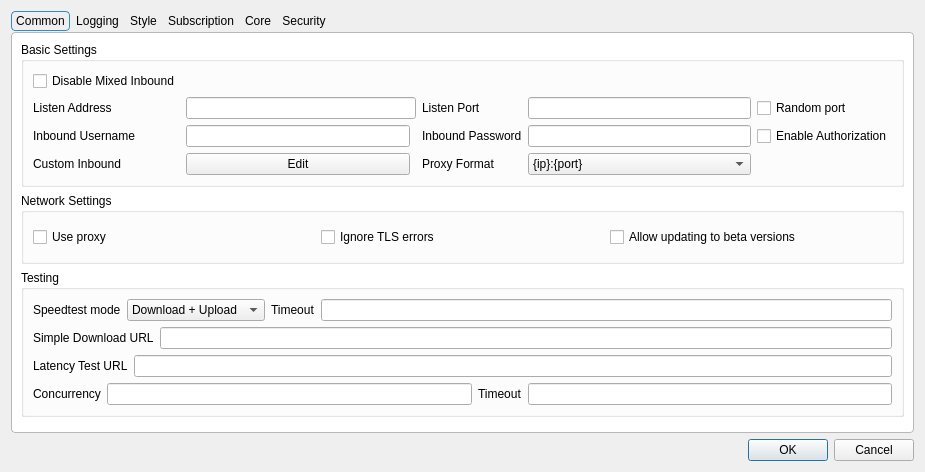
<?xml version="1.0" encoding="UTF-8"?>
<ui version="4.0">
 <class>DialogBasicSettings</class>
 <widget class="QDialog" name="DialogBasicSettings">
  <property name="geometry">
   <rect>
    <x>0</x>
    <y>0</y>
    <width>925</width>
    <height>472</height>
   </rect>
  </property>
  <property name="sizePolicy">
   <sizepolicy hsizetype="Preferred" vsizetype="Preferred">
    <horstretch>0</horstretch>
    <verstretch>0</verstretch>
   </sizepolicy>
  </property>
  <property name="windowTitle">
   <string>Basic Settings</string>
  </property>
  <layout class="QGridLayout" name="gridLayout">
   <item row="9" column="3">
    <widget class="QDialogButtonBox" name="buttonBox">
     <property name="orientation">
      <enum>Qt::Orientation::Horizontal</enum>
     </property>
     <property name="standardButtons">
      <set>QDialogButtonBox::StandardButton::Cancel|QDialogButtonBox::StandardButton::Ok</set>
     </property>
    </widget>
   </item>
   <item row="0" column="3">
    <widget class="QTabWidget" name="tabWidget">
     <property name="minimumSize">
      <size>
       <width>0</width>
       <height>414</height>
      </size>
     </property>
     <property name="styleSheet">
      <string notr="true">QTabWidget::pane {
    margin-top: 1px;
    background: palette(base);
    border: 1px solid palette(mid);
    border-radius: 4px;
}

QTabBar {
    background: transparent;
    qproperty-drawBase: 0;
}

QTabBar::tab {
    background-color: palette(button);
    color: palette(button-text);

    border: 1px solid palette(midlight);
    border-radius: 4px;

    padding: 2px 4px;
    margin-right: 1px;
}

QTabBar::tab:selected {
    border: 1px solid palette(highlight);
    background-color: palette(window); 
}

QTabBar::tab:!selected {
    border: 1px solid palette(button);
}

QTabBar::tab:hover:!selected {
    border: 1px solid palette(button);
    background-color: palette(midlight);
}</string>
     </property>
     <property name="tabShape">
      <enum>QTabWidget::TabShape::Rounded</enum>
     </property>
     <property name="currentIndex">
      <number>0</number>
     </property>
     <widget class="QWidget" name="tab_1">
      <attribute name="title">
       <string>Common</string>
      </attribute>
      <layout class="QVBoxLayout" name="verticalLayout_2">
       <item>
        <widget class="QGroupBox" name="groupBox_5">
         <property name="sizePolicy">
          <sizepolicy hsizetype="Preferred" vsizetype="Preferred">
           <horstretch>0</horstretch>
           <verstretch>0</verstretch>
          </sizepolicy>
         </property>
         <property name="title">
          <string>Basic Settings</string>
         </property>
         <layout class="QGridLayout" name="gridLayout_9">
          <item row="2" column="2">
           <widget class="QLineEdit" name="inbound_user"/>
          </item>
          <item row="4" column="5">
           <widget class="QComboBox" name="proxy_scheme">
            <item>
             <property name="text">
              <string notr="true">{ip}:{port}</string>
             </property>
            </item>
            <item>
             <property name="text">
              <string notr="true">http://{ip}:{port}</string>
             </property>
            </item>
            <item>
             <property name="text">
              <string notr="true">socks={ip}:{port}</string>
             </property>
            </item>
           </widget>
          </item>
          <item row="1" column="6">
           <widget class="QCheckBox" name="random_listen_port">
            <property name="toolTip">
             <string>&lt;html&gt;&lt;head/&gt;&lt;body&gt;&lt;p&gt;Selects a random available port on every run&lt;/p&gt;&lt;/body&gt;&lt;/html&gt;</string>
            </property>
            <property name="text">
             <string>Random port</string>
            </property>
           </widget>
          </item>
          <item row="1" column="1">
           <widget class="QLabel" name="label">
            <property name="text">
             <string>Listen Address</string>
            </property>
           </widget>
          </item>
          <item row="1" column="5">
           <widget class="QLineEdit" name="inbound_socks_port">
            <property name="sizePolicy">
             <sizepolicy hsizetype="Preferred" vsizetype="Fixed">
              <horstretch>0</horstretch>
              <verstretch>0</verstretch>
             </sizepolicy>
            </property>
           </widget>
          </item>
          <item row="1" column="2" colspan="2">
           <widget class="QLineEdit" name="inbound_address"/>
          </item>
          <item row="4" column="2">
           <widget class="QPushButton" name="custom_inbound_edit">
            <property name="text">
             <string>Edit</string>
            </property>
           </widget>
          </item>
          <item row="2" column="1">
           <widget class="QLabel" name="inbound_user_l">
            <property name="text">
             <string>Inbound Username</string>
            </property>
           </widget>
          </item>
          <item row="4" column="1">
           <widget class="QLabel" name="label_11">
            <property name="text">
             <string>Custom Inbound</string>
            </property>
           </widget>
          </item>
          <item row="2" column="4">
           <widget class="QLabel" name="inbound_pass_l">
            <property name="text">
             <string>Inbound Password</string>
            </property>
           </widget>
          </item>
          <item row="1" column="4">
           <widget class="QLabel" name="inbound_socks_port_l">
            <property name="toolTip">
             <string>&lt;html&gt;&lt;head/&gt;&lt;body&gt;&lt;p&gt;Socks
                                                                + HTTP Proxy&lt;/p&gt;&lt;/body&gt;&lt;/html&gt;
                                                            </string>
            </property>
            <property name="text">
             <string>Listen Port</string>
            </property>
           </widget>
          </item>
          <item row="4" column="4">
           <widget class="QLabel" name="proxy_scheme_l">
            <property name="text">
             <string>Proxy Format</string>
            </property>
           </widget>
          </item>
          <item row="2" column="5">
           <widget class="QLineEdit" name="inbound_pass"/>
          </item>
          <item row="2" column="6">
           <widget class="QCheckBox" name="inbound_auth">
            <property name="text">
             <string>Enable Authorization</string>
            </property>
           </widget>
          </item>
          <item row="0" column="1">
           <widget class="QCheckBox" name="disable_mixed_inbound">
            <property name="text">
             <string>Disable Mixed Inbound</string>
            </property>
           </widget>
          </item>
         </layout>
        </widget>
       </item>
       <item>
        <widget class="QGroupBox" name="groupBox_3">
         <property name="sizePolicy">
          <sizepolicy hsizetype="Preferred" vsizetype="Preferred">
           <horstretch>0</horstretch>
           <verstretch>0</verstretch>
          </sizepolicy>
         </property>
         <property name="title">
          <string>Network Settings</string>
         </property>
         <layout class="QGridLayout" name="gridLayout_12">
          <item row="1" column="0">
           <widget class="QCheckBox" name="net_use_proxy">
            <property name="toolTip">
             <string>&lt;html&gt;&lt;head/&gt;&lt;body&gt;&lt;p&gt;Use proxy for subscription request, update request etc&lt;/p&gt;&lt;/body&gt;&lt;/html&gt;</string>
            </property>
            <property name="text">
             <string>Use proxy</string>
            </property>
           </widget>
          </item>
          <item row="1" column="5">
           <widget class="QCheckBox" name="net_insecure">
            <property name="text">
             <string>Ignore TLS errors</string>
            </property>
           </widget>
          </item>
          <item row="1" column="6">
           <widget class="QCheckBox" name="allow_beta">
            <property name="text">
             <string>Allow updating to beta versions</string>
            </property>
           </widget>
          </item>
         </layout>
        </widget>
       </item>
       <item>
        <widget class="QGroupBox" name="groupBox_3">
         <property name="title">
          <string>Testing</string>
         </property>
         <layout class="QVBoxLayout" name="verticalLayout_8">
          <item>
           <layout class="QHBoxLayout" name="horizontalLayout_10">
            <item>
             <widget class="QLabel" name="label_12">
              <property name="text">
               <string>Speedtest mode</string>
              </property>
             </widget>
            </item>
            <item>
             <widget class="QComboBox" name="speedtest_mode">
              <item>
               <property name="text">
                <string>Download + Upload</string>
               </property>
              </item>
              <item>
               <property name="text">
                <string>Only Download</string>
               </property>
              </item>
              <item>
               <property name="text">
                <string>Only Upload</string>
               </property>
              </item>
              <item>
               <property name="text">
                <string>Simple Download</string>
               </property>
              </item>
              <item>
               <property name="text">
                <string>Only Country</string>
               </property>
              </item>
             </widget>
            </item>
            <item>
             <widget class="QLabel" name="label_19">
              <property name="toolTip">
               <string>&lt;html&gt;&lt;head/&gt;&lt;body&gt;&lt;p&gt;timeout in milliseconds&lt;br/&gt;applies to all tests individually&lt;/p&gt;&lt;/body&gt;&lt;/html&gt;</string>
              </property>
              <property name="text">
               <string>Timeout</string>
              </property>
             </widget>
            </item>
            <item>
             <widget class="QLineEdit" name="test_timeout"/>
            </item>
           </layout>
          </item>
          <item>
           <layout class="QHBoxLayout" name="horizontalLayout_9">
            <item>
             <widget class="QLabel" name="label_16">
              <property name="text">
               <string>Simple Download URL</string>
              </property>
             </widget>
            </item>
            <item>
             <widget class="QLineEdit" name="simple_down_url"/>
            </item>
           </layout>
          </item>
          <item>
           <layout class="QHBoxLayout" name="horizontalLayout_6">
            <item>
             <widget class="QLabel" name="label_13">
              <property name="text">
               <string>Latency Test URL</string>
              </property>
             </widget>
            </item>
            <item>
             <widget class="QLineEdit" name="test_latency_url"/>
            </item>
           </layout>
          </item>
          <item>
           <layout class="QHBoxLayout" name="horizontalLayout_11">
            <item>
             <widget class="QLabel" name="label_14">
              <property name="text">
               <string>Concurrency</string>
              </property>
             </widget>
            </item>
            <item>
             <widget class="QLineEdit" name="test_concurrent"/>
            </item>
            <item>
             <widget class="QLabel" name="label_22">
              <property name="toolTip">
               <string>&lt;html&gt;&lt;head/&gt;&lt;body&gt;&lt;p&gt;Timeout for URLtest in ms&lt;br/&gt;Note that muxed connections take a much longer time for their initial request, and setting this value too low will cause the test to falsely report that the config is not working&lt;/p&gt;&lt;/body&gt;&lt;/html&gt;</string>
              </property>
              <property name="text">
               <string>Timeout</string>
              </property>
             </widget>
            </item>
            <item>
             <widget class="QLineEdit" name="url_timeout"/>
            </item>
           </layout>
          </item>
         </layout>
        </widget>
       </item>
       <item>
        <widget class="QWidget" name="horizontalWidget_1" native="true">
         <property name="sizePolicy">
          <sizepolicy hsizetype="Preferred" vsizetype="Maximum">
           <horstretch>0</horstretch>
           <verstretch>0</verstretch>
          </sizepolicy>
         </property>
         <layout class="QHBoxLayout" name="horizontalLayout_2">
          <property name="leftMargin">
           <number>0</number>
          </property>
          <property name="topMargin">
           <number>0</number>
          </property>
          <property name="rightMargin">
           <number>0</number>
          </property>
          <property name="bottomMargin">
           <number>0</number>
          </property>
         </layout>
        </widget>
       </item>
      </layout>
     </widget>
     <widget class="QWidget" name="Logging">
      <attribute name="title">
       <string>Logging</string>
      </attribute>
      <layout class="QVBoxLayout" name="verticalLayout_6">
       <item>
        <widget class="QFrame" name="frame">
         <property name="frameShape">
          <enum>QFrame::Shape::StyledPanel</enum>
         </property>
         <property name="frameShadow">
          <enum>QFrame::Shadow::Raised</enum>
         </property>
         <layout class="QVBoxLayout" name="verticalLayout_7">
          <item>
           <widget class="QWidget" name="widget_3" native="true">
            <layout class="QHBoxLayout" name="horizontalLayout_7">
             <item>
              <widget class="QLabel" name="label_17">
               <property name="text">
                <string>Max log lines</string>
               </property>
              </widget>
             </item>
             <item>
              <widget class="QLineEdit" name="max_log_line">
               <property name="sizePolicy">
                <sizepolicy hsizetype="Ignored" vsizetype="Fixed">
                 <horstretch>0</horstretch>
                 <verstretch>0</verstretch>
                </sizepolicy>
               </property>
              </widget>
             </item>
            </layout>
           </widget>
          </item>
          <item>
           <widget class="QWidget" name="widget_2" native="true">
            <layout class="QHBoxLayout" name="horizontalLayout_8">
             <item>
              <widget class="QLabel" name="label_3">
               <property name="text">
                <string notr="true">Sing-box Log level</string>
               </property>
              </widget>
             </item>
             <item>
              <widget class="QComboBox" name="log_level">
               <property name="sizePolicy">
                <sizepolicy hsizetype="Maximum" vsizetype="Fixed">
                 <horstretch>0</horstretch>
                 <verstretch>0</verstretch>
                </sizepolicy>
               </property>
              </widget>
             </item>
             <item>
              <widget class="QLabel" name="label_10">
               <property name="text">
                <string>Xray Log level</string>
               </property>
              </widget>
             </item>
             <item>
              <widget class="QComboBox" name="xray_loglevel">
               <property name="sizePolicy">
                <sizepolicy hsizetype="Maximum" vsizetype="Fixed">
                 <horstretch>0</horstretch>
                 <verstretch>0</verstretch>
                </sizepolicy>
               </property>
              </widget>
             </item>
            </layout>
           </widget>
          </item>
         </layout>
        </widget>
       </item>
       <item>
        <widget class="QGroupBox" name="groupBox_4">
         <property name="title">
          <string>Log Filtering</string>
         </property>
         <layout class="QHBoxLayout" name="horizontalLayout_4">
          <item>
           <widget class="QFrame" name="log_include_frame">
            <property name="frameShape">
             <enum>QFrame::Shape::StyledPanel</enum>
            </property>
            <property name="frameShadow">
             <enum>QFrame::Shadow::Raised</enum>
            </property>
            <layout class="QFormLayout" name="formLayout_3">
             <item row="2" column="0">
              <widget class="QLabel" name="label_25">
               <property name="text">
                <string>Include Keywords</string>
               </property>
              </widget>
             </item>
             <item row="2" column="1">
              <widget class="QTextEdit" name="log_include_keyword"/>
             </item>
             <item row="3" column="1">
              <widget class="QTextEdit" name="log_include_regex"/>
             </item>
             <item row="3" column="0">
              <widget class="QLabel" name="label_26">
               <property name="text">
                <string>Include Regex</string>
               </property>
              </widget>
             </item>
             <item row="0" column="0">
              <widget class="QCheckBox" name="enable_log_include">
               <property name="text">
                <string>Enable Include Rules</string>
               </property>
              </widget>
             </item>
            </layout>
           </widget>
          </item>
          <item>
           <widget class="QFrame" name="log_exclude_frame">
            <property name="frameShape">
             <enum>QFrame::Shape::StyledPanel</enum>
            </property>
            <property name="frameShadow">
             <enum>QFrame::Shadow::Raised</enum>
            </property>
            <layout class="QFormLayout" name="formLayout_4">
             <item row="0" column="0">
              <widget class="QCheckBox" name="enable_log_exclude">
               <property name="text">
                <string>Enable Exclude Rules</string>
               </property>
              </widget>
             </item>
             <item row="2" column="1">
              <widget class="QTextEdit" name="log_exclude_keyword"/>
             </item>
             <item row="2" column="0">
              <widget class="QLabel" name="label_28">
               <property name="text">
                <string>Exclude Keywords</string>
               </property>
              </widget>
             </item>
             <item row="4" column="0">
              <widget class="QLabel" name="label_27">
               <property name="text">
                <string>Exclude Regex</string>
               </property>
              </widget>
             </item>
             <item row="4" column="1">
              <widget class="QTextEdit" name="log_exclude_regex"/>
             </item>
            </layout>
           </widget>
          </item>
         </layout>
        </widget>
       </item>
      </layout>
     </widget>
     <widget class="QWidget" name="tab_2">
      <attribute name="title">
       <string>Style</string>
      </attribute>
      <layout class="QGridLayout" name="gridLayout_5">
       <item row="2" column="0">
        <layout class="QHBoxLayout" name="style_h_2">
         <item>
          <widget class="QGroupBox" name="traffic_statistics_box">
           <layout class="QGridLayout" name="gridLayout_8">
            <item row="0" column="0">
             <widget class="QLabel" name="label_2">
              <property name="text">
               <string>Font</string>
              </property>
             </widget>
            </item>
            <item row="0" column="1">
             <widget class="QComboBox" name="font"/>
            </item>
            <item row="1" column="0">
             <widget class="QLabel" name="label_5">
              <property name="text">
               <string>Font Size</string>
              </property>
             </widget>
            </item>
            <item row="1" column="1">
             <widget class="QComboBox" name="font_size"/>
            </item>
           </layout>
          </widget>
         </item>
         <item>
          <widget class="QGroupBox" name="connection_statistics_box">
           <layout class="QGridLayout" name="gridLayout_11">
            <item row="0" column="0">
             <widget class="QLabel" name="label_9">
              <property name="text">
               <string>Connection statistics</string>
              </property>
             </widget>
            </item>
            <item row="0" column="2">
             <widget class="QCheckBox" name="connection_statistics">
              <property name="text">
               <string>Enable</string>
              </property>
             </widget>
            </item>
           </layout>
          </widget>
         </item>
        </layout>
       </item>
       <item row="3" column="0">
        <layout class="QHBoxLayout" name="style_h_3">
         <item>
          <widget class="QGroupBox" name="horizontalGroupBox_5">
           <layout class="QVBoxLayout" name="verticalLayout_5">
            <item>
             <widget class="QCheckBox" name="start_minimal">
              <property name="sizePolicy">
               <sizepolicy hsizetype="Preferred" vsizetype="Fixed">
                <horstretch>0</horstretch>
                <verstretch>0</verstretch>
               </sizepolicy>
              </property>
              <property name="text">
               <string>Hide dashboard at startup</string>
              </property>
             </widget>
            </item>
            <item>
             <widget class="QCheckBox" name="show_sys_dns">
              <property name="text">
               <string>Show System DNS option</string>
              </property>
             </widget>
            </item>
            <item>
             <widget class="QCheckBox" name="disable_tray">
              <property name="sizePolicy">
               <sizepolicy hsizetype="Preferred" vsizetype="Fixed">
                <horstretch>0</horstretch>
                <verstretch>0</verstretch>
               </sizepolicy>
              </property>
              <property name="toolTip">
               <string>Prevents the app from minimizing to the tray when the window is closed. The app will exit instead</string>
              </property>
              <property name="text">
               <string>Disable tray</string>
              </property>
             </widget>
            </item>
           </layout>
          </widget>
         </item>
         <item>
          <widget class="QGroupBox" name="groupBox_2">
           <layout class="QHBoxLayout" name="horizontalLayout_23">
            <item>
             <widget class="QCheckBox" name="skip_delete_confirm">
              <property name="text">
               <string>Skip confirmation When Deleting Profiles</string>
              </property>
             </widget>
            </item>
           </layout>
          </widget>
         </item>
        </layout>
       </item>
       <item row="0" column="0">
        <layout class="QHBoxLayout" name="style_h_1">
         <item>
          <widget class="QGroupBox" name="groupBox">
           <layout class="QGridLayout" name="gridLayout_10">
            <item row="0" column="0">
             <widget class="QLabel" name="label_8">
              <property name="sizePolicy">
               <sizepolicy hsizetype="Maximum" vsizetype="Maximum">
                <horstretch>0</horstretch>
                <verstretch>0</verstretch>
               </sizepolicy>
              </property>
              <property name="text">
               <string>Theme</string>
              </property>
             </widget>
            </item>
            <item row="0" column="1">
             <widget class="QComboBox" name="theme">
              <item>
               <property name="text">
                <string notr="true">System</string>
               </property>
              </item>
             </widget>
            </item>
            <item row="1" column="1">
             <widget class="QPushButton" name="select_custom_icon">
              <property name="text">
               <string>Select</string>
              </property>
             </widget>
            </item>
            <item row="1" column="0">
             <widget class="QCheckBox" name="enable_custom_icon">
              <property name="text">
               <string>Enable Custom Icons</string>
              </property>
             </widget>
            </item>
           </layout>
          </widget>
         </item>
         <item>
          <widget class="QGroupBox" name="groupBox2">
           <layout class="QGridLayout" name="gridLayout_4">
            <item row="0" column="2">
             <widget class="QComboBox" name="language">
              <item>
               <property name="text">
                <string notr="true">System</string>
               </property>
              </item>
              <item>
               <property name="text">
                <string notr="true">English</string>
               </property>
              </item>
              <item>
               <property name="text">
                <string notr="true">简体中文</string>
               </property>
              </item>
              <item>
               <property name="text">
                <string notr="true">فارسی</string>
               </property>
              </item>
              <item>
               <property name="text">
                <string notr="true">Русский</string>
               </property>
              </item>
             </widget>
            </item>
            <item row="0" column="0">
             <widget class="QLabel" name="label_15">
              <property name="sizePolicy">
               <sizepolicy hsizetype="Maximum" vsizetype="Maximum">
                <horstretch>0</horstretch>
                <verstretch>0</verstretch>
               </sizepolicy>
              </property>
              <property name="text">
               <string>Language</string>
              </property>
             </widget>
            </item>
           </layout>
          </widget>
         </item>
        </layout>
       </item>
      </layout>
     </widget>
     <widget class="QWidget" name="tab_3">
      <attribute name="title">
       <string>Subscription</string>
      </attribute>
      <layout class="QGridLayout" name="gridLayout_7">
       <item row="7" column="0" colspan="2">
        <widget class="QCheckBox" name="sub_send_hwid">
         <property name="toolTip">
          <string>&lt;html&gt;&lt;head/&gt;&lt;body&gt;&lt;p&gt;HWID=%1&lt;/p&gt;&lt;p&gt;OS=%2&lt;/p&gt;&lt;p&gt;OS Version=%3&lt;/p&gt;&lt;p&gt;Model=%4&lt;/p&gt;&lt;/body&gt;&lt;/html&gt;</string>
         </property>
         <property name="text">
          <string>Enable sending HWID, device model, and OS version when updating subscription</string>
         </property>
        </widget>
       </item>
       <item row="8" column="1">
        <widget class="QLineEdit" name="sub_custom_hwid_params">
         <property name="placeholderText">
          <string>hwid=custom_value,os=custom_os,osVersion=custom_version,model=custom_model</string>
         </property>
        </widget>
       </item>
       <item row="1" column="1">
        <widget class="MyLineEdit" name="user_agent"/>
       </item>
       <item row="3" column="0">
        <widget class="QCheckBox" name="sub_clear">
         <property name="text">
          <string>Clear servers before updating subscription</string>
         </property>
        </widget>
       </item>
       <item row="0" column="0">
        <widget class="QLabel" name="label_20">
         <property name="sizePolicy">
          <sizepolicy hsizetype="Preferred" vsizetype="Maximum">
           <horstretch>0</horstretch>
           <verstretch>0</verstretch>
          </sizepolicy>
         </property>
         <property name="text">
          <string>Automatic update</string>
         </property>
        </widget>
       </item>
       <item row="8" column="0">
        <widget class="QLabel" name="label_custom_hwid_params">
         <property name="toolTip">
          <string>&lt;html&gt;&lt;head/&gt;&lt;body&gt;&lt;p&gt;Format: hwid=value,os=value,osVersion=value,model=value&lt;/p&gt;&lt;p&gt;Leave empty to use default values. Only specify the parameters you want to override.&lt;/p&gt;&lt;/body&gt;&lt;/html&gt;</string>
         </property>
         <property name="text">
          <string>Custom System Parameters (optional)</string>
         </property>
        </widget>
       </item>
       <item row="0" column="1">
        <layout class="QHBoxLayout" name="horizontalLayout_5">
         <item>
          <widget class="QCheckBox" name="sub_auto_update_enable">
           <property name="sizePolicy">
            <sizepolicy hsizetype="Minimum" vsizetype="Fixed">
             <horstretch>0</horstretch>
             <verstretch>0</verstretch>
            </sizepolicy>
           </property>
           <property name="text">
            <string>Enable</string>
           </property>
          </widget>
         </item>
         <item>
          <widget class="QLabel" name="label_21">
           <property name="text">
            <string>Interval (minute, invalid if less than 30)</string>
           </property>
          </widget>
         </item>
         <item>
          <widget class="QLineEdit" name="sub_auto_update">
           <property name="sizePolicy">
            <sizepolicy hsizetype="Preferred" vsizetype="Fixed">
             <horstretch>0</horstretch>
             <verstretch>0</verstretch>
            </sizepolicy>
           </property>
          </widget>
         </item>
        </layout>
       </item>
       <item row="1" column="0">
        <widget class="QLabel" name="label_4">
         <property name="text">
          <string>User Agent</string>
         </property>
        </widget>
       </item>
       <item row="2" column="0">
        <widget class="QCheckBox" name="allow_stopping_active_profile">
         <property name="toolTip">
          <string>&lt;html&gt;&lt;head/&gt;&lt;body&gt;&lt;p&gt;When enabled, If the currently active profile needs to be removed, it will be stopped and removed, otherwise it will not be removed at all&lt;/p&gt;&lt;/body&gt;&lt;/html&gt;</string>
         </property>
         <property name="text">
          <string>Allow stopping the active profile</string>
         </property>
        </widget>
       </item>
      </layout>
     </widget>
     <widget class="QWidget" name="tab_4">
      <attribute name="title">
       <string>Core</string>
      </attribute>
      <layout class="QVBoxLayout" name="verticalLayout">
       <item>
        <widget class="QGroupBox" name="groupBox_core">
         <property name="sizePolicy">
          <sizepolicy hsizetype="Preferred" vsizetype="Maximum">
           <horstretch>0</horstretch>
           <verstretch>0</verstretch>
          </sizepolicy>
         </property>
         <property name="title">
          <string notr="true">Sing-box</string>
         </property>
         <layout class="QVBoxLayout" name="verticalLayout_3">
          <item>
           <widget class="QWidget" name="assest_group" native="true">
            <layout class="QGridLayout" name="gridLayout_2">
             <item row="1" column="3">
              <layout class="QHBoxLayout" name="horizontalLayout">
               <item>
                <widget class="QLabel" name="label_6">
                 <property name="text">
                  <string>Multiplex (mux)</string>
                 </property>
                </widget>
               </item>
               <item>
                <widget class="QComboBox" name="mux_protocol"/>
               </item>
               <item>
                <widget class="QLabel" name="label_7">
                 <property name="text">
                  <string>concurrency</string>
                 </property>
                </widget>
               </item>
               <item>
                <widget class="QLineEdit" name="mux_concurrency"/>
               </item>
               <item>
                <widget class="QCheckBox" name="mux_padding">
                 <property name="text">
                  <string notr="true">Padding</string>
                 </property>
                </widget>
               </item>
               <item>
                <widget class="QCheckBox" name="mux_default_on">
                 <property name="text">
                  <string>Default On</string>
                 </property>
                </widget>
               </item>
              </layout>
             </item>
             <item row="0" column="3">
              <layout class="QHBoxLayout" name="horizontalLayout_20">
               <item>
                <widget class="QCheckBox" name="disable_stats">
                 <property name="minimumSize">
                  <size>
                   <width>411</width>
                   <height>0</height>
                  </size>
                 </property>
                 <property name="toolTip">
                  <string>&lt;html&gt;&lt;head/&gt;&lt;body&gt;&lt;p&gt;Might
                                                                            Improve Ping and Performance&lt;/p&gt;&lt;/body&gt;&lt;/html&gt;
                                                                        </string>
                 </property>
                 <property name="text">
                  <string>Disable Traffic Stats</string>
                 </property>
                </widget>
               </item>
               <item>
                <widget class="QLabel" name="label_29">
                 <property name="toolTip">
                  <string>&lt;html&gt;&lt;head/&gt;&lt;body&gt;&lt;p&gt;A DNS server for local use will be deployed on this port&lt;/p&gt;&lt;/body&gt;&lt;/html&gt;</string>
                 </property>
                 <property name="text">
                  <string>DNS Server Port</string>
                 </property>
                </widget>
               </item>
               <item>
                <widget class="QLineEdit" name="dns_in_port"/>
               </item>
              </layout>
             </item>
            </layout>
           </widget>
          </item>
          <item>
           <widget class="QPushButton" name="core_settings">
            <property name="text">
             <string>Core Options</string>
            </property>
           </widget>
          </item>
          <item>
           <widget class="QGroupBox" name="ntp_box">
            <property name="toolTip">
             <string>&lt;html&gt;&lt;head/&gt;&lt;body&gt;&lt;p&gt;Settings for the
                                            sing-box's built-in NTP client&lt;/p&gt;&lt;/body&gt;&lt;/html&gt;
                                        </string>
            </property>
            <property name="title">
             <string>NTP Settings</string>
            </property>
            <layout class="QGridLayout" name="gridLayout_6">
             <item row="0" column="0">
              <widget class="QCheckBox" name="ntp_enable">
               <property name="text">
                <string>Enable</string>
               </property>
              </widget>
             </item>
             <item row="1" column="0">
              <layout class="QHBoxLayout" name="horizontalLayout_22">
               <item>
                <widget class="QLabel" name="ntp_server_l">
                 <property name="text">
                  <string>server</string>
                 </property>
                </widget>
               </item>
               <item>
                <widget class="QLineEdit" name="ntp_server"/>
               </item>
               <item>
                <widget class="QLabel" name="ntp_port_l">
                 <property name="text">
                  <string>Port</string>
                 </property>
                </widget>
               </item>
               <item>
                <widget class="QLineEdit" name="ntp_port">
                 <property name="maximumSize">
                  <size>
                   <width>162</width>
                   <height>16777215</height>
                  </size>
                 </property>
                </widget>
               </item>
               <item>
                <widget class="QLabel" name="ntp_interval_l">
                 <property name="text">
                  <string>sync interval</string>
                 </property>
                </widget>
               </item>
               <item>
                <widget class="QComboBox" name="ntp_interval">
                 <property name="toolTip">
                  <string>&lt;html&gt;&lt;head/&gt;&lt;body&gt;&lt;p&gt;In
                                                                minutes&lt;/p&gt;&lt;/body&gt;&lt;/html&gt;
                                                            </string>
                 </property>
                 <item>
                  <property name="text">
                   <string>5m</string>
                  </property>
                 </item>
                 <item>
                  <property name="text">
                   <string>10m</string>
                  </property>
                 </item>
                 <item>
                  <property name="text">
                   <string>30m</string>
                  </property>
                 </item>
                </widget>
               </item>
              </layout>
             </item>
            </layout>
           </widget>
          </item>
         </layout>
        </widget>
       </item>
       <item>
        <widget class="QGroupBox" name="xray_core_box">
         <property name="title">
          <string>Xray Core</string>
         </property>
         <layout class="QFormLayout" name="formLayout">
          <item row="0" column="0">
           <widget class="QLabel" name="label_23">
            <property name="text">
             <string>Mux Concurrency</string>
            </property>
           </widget>
          </item>
          <item row="0" column="1">
           <widget class="QWidget" name="widget" native="true">
            <layout class="QHBoxLayout" name="horizontalLayout_3">
             <property name="leftMargin">
              <number>0</number>
             </property>
             <property name="topMargin">
              <number>0</number>
             </property>
             <property name="rightMargin">
              <number>0</number>
             </property>
             <property name="bottomMargin">
              <number>0</number>
             </property>
             <item>
              <widget class="QLineEdit" name="xray_mux_concurrency"/>
             </item>
             <item>
              <widget class="QCheckBox" name="xray_default_mux">
               <property name="text">
                <string>Default Mux On</string>
               </property>
              </widget>
             </item>
            </layout>
           </widget>
          </item>
          <item row="1" column="0">
           <widget class="QLabel" name="label_24">
            <property name="toolTip">
             <string>&lt;html&gt;&lt;head/&gt;&lt;body&gt;&lt;p&gt;When to choose Xray when importing vless profiles&lt;/p&gt;&lt;/body&gt;&lt;/html&gt;</string>
            </property>
            <property name="text">
             <string>Xray VLESS Preference</string>
            </property>
           </widget>
          </item>
          <item row="1" column="1">
           <widget class="QComboBox" name="vless_xray_pref"/>
          </item>
         </layout>
        </widget>
       </item>
      </layout>
     </widget>
     <widget class="QWidget" name="tab_5">
      <attribute name="title">
       <string>Security</string>
      </attribute>
      <layout class="QVBoxLayout" name="verticalLayout_4">
       <item>
        <widget class="QCheckBox" name="disable_priv_req">
         <property name="text">
          <string>Disable Privilege request</string>
         </property>
        </widget>
       </item>
       <item>
        <widget class="QCheckBox" name="mozilla_cert">
         <property name="text">
          <string>Use Mozilla Certificate Store</string>
         </property>
        </widget>
       </item>
       <item>
        <widget class="QCheckBox" name="skip_cert">
         <property name="text">
          <string>Skip TLS certificate authentication by default (allowInsecure)</string>
         </property>
        </widget>
       </item>
       <item>
        <widget class="QCheckBox" name="windows_no_admin">
         <property name="toolTip">
          <string>&lt;html&gt;&lt;head/&gt;&lt;body&gt;&lt;p&gt;Do not attempt to start as Admin unless explicitly requested&lt;/p&gt;&lt;/body&gt;&lt;/html&gt;</string>
         </property>
         <property name="text">
          <string>Always Start as Standard User</string>
         </property>
        </widget>
       </item>
       <item>
        <widget class="QGroupBox" name="horizontalGroupBox2">
         <property name="sizePolicy">
          <sizepolicy hsizetype="Preferred" vsizetype="Maximum">
           <horstretch>0</horstretch>
           <verstretch>0</verstretch>
          </sizepolicy>
         </property>
         <layout class="QHBoxLayout" name="horizontalLayout_26">
          <item>
           <widget class="QLabel" name="label_18">
            <property name="text">
             <string>Default uTLS Fingerprint</string>
            </property>
           </widget>
          </item>
          <item>
           <widget class="QComboBox" name="utlsFingerprint">
            <property name="editable">
             <bool>true</bool>
            </property>
           </widget>
          </item>
         </layout>
        </widget>
       </item>
      </layout>
     </widget>
    </widget>
   </item>
  </layout>
 </widget>
 <customwidgets>
  <customwidget>
   <class>MyLineEdit</class>
   <extends>QLineEdit</extends>
   <header>include/ui/utils/MyLineEdit.h</header>
  </customwidget>
 </customwidgets>
 <resources/>
 <connections>
  <connection>
   <sender>buttonBox</sender>
   <signal>accepted()</signal>
   <receiver>DialogBasicSettings</receiver>
   <slot>accept()</slot>
   <hints>
    <hint type="sourcelabel">
     <x>248</x>
     <y>254</y>
    </hint>
    <hint type="destinationlabel">
     <x>157</x>
     <y>274</y>
    </hint>
   </hints>
  </connection>
  <connection>
   <sender>buttonBox</sender>
   <signal>rejected()</signal>
   <receiver>DialogBasicSettings</receiver>
   <slot>reject()</slot>
   <hints>
    <hint type="sourcelabel">
     <x>316</x>
     <y>260</y>
    </hint>
    <hint type="destinationlabel">
     <x>286</x>
     <y>274</y>
    </hint>
   </hints>
  </connection>
 </connections>
</ui>
